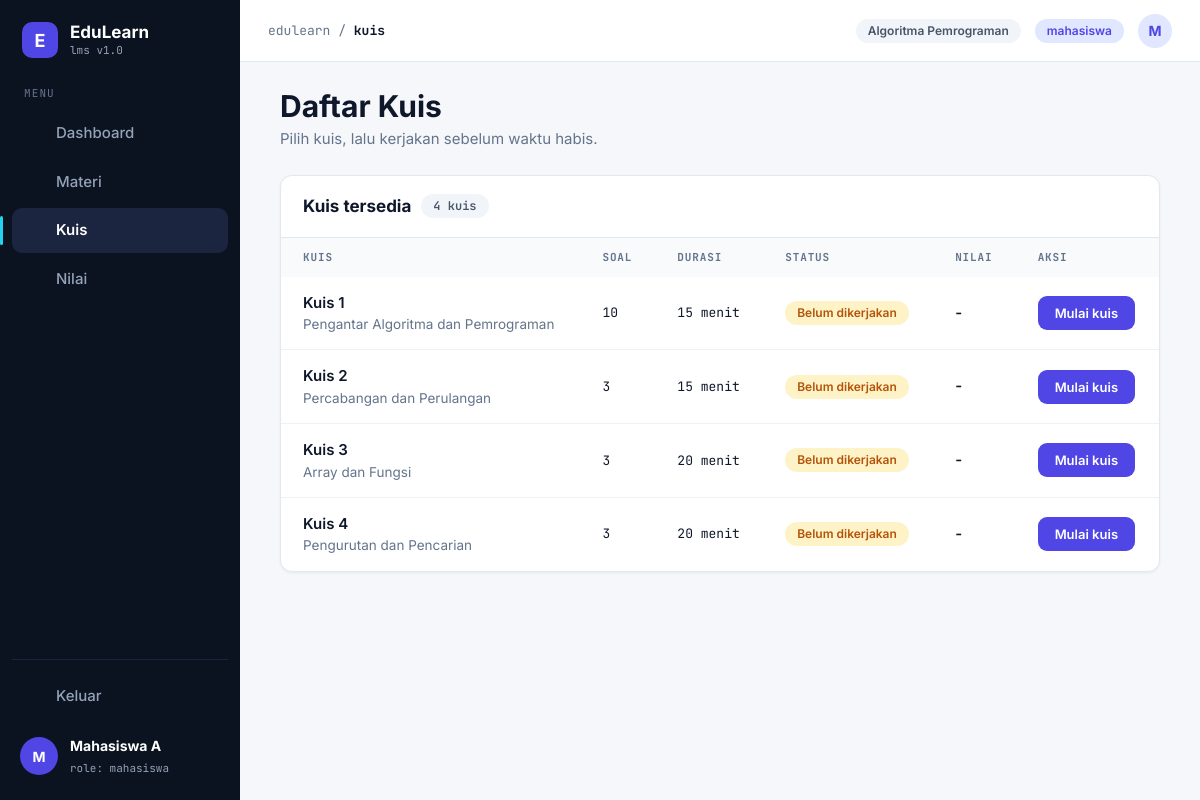
/kuis.php (signed in), run on the app's committed database.
### tables this page shows
CREATE TABLE kuis (
  id           INT AUTO_INCREMENT PRIMARY KEY,
  judul        VARCHAR(150) NOT NULL,
  deskripsi    TEXT NULL,
  durasi_menit INT NOT NULL DEFAULT 15,
  dibuat_oleh  INT NOT NULL,
  created_at   DATETIME NOT NULL DEFAULT CURRENT_TIMESTAMP,
  FOREIGN KEY (dibuat_oleh) REFERENCES users(id)
);

### kuis.php (the view, shortened to what this page needs)
<?php
require __DIR__ . '/config.php';
$stmt = $db->prepare('SELECT k.*,
                             (SELECT COUNT(*) FROM soal s WHERE s.kuis_id = k.id) AS jumlah_soal,
                             p.id AS percobaan_id, p.nilai
                      FROM kuis k
                      LEFT JOIN percobaan_kuis p
                             ON p.kuis_id = k.id AND p.user_id = ? AND p.waktu_selesai IS NOT NULL
                      ORDER BY k.id');
$stmt->execute([user()['id']]);
$daftar = $stmt->fetchAll();
require __DIR__ . '/includes/header.php';
?>
<h1>Daftar Kuis</h1>
<p class="sub">Pilih kuis, lalu kerjakan sebelum waktu habis.</p>
<div class="kartu">
    <h3 class="judul-tabel">Kuis tersedia <span class="pil pil-abu mono"><?= count($daftar) ?> kuis</span></h3>
    <div class="tabel-bungkus">
        <table class="tabel">
            <thead><tr><th>KUIS</th><th>SOAL</th><th>DURASI</th><th>STATUS</th><th>NILAI</th><th>AKSI</th></tr></thead>
            <tbody>
            <?php foreach ($daftar as $k): ?>
                <tr>
                    <td><span class="tebal">Kuis <?= $k['id'] ?></span><div class="ket"><?= e($k['judul']) ?></div></td>
                    <td class="mono"><?= $k['jumlah_soal'] ?></td>
                    <td class="mono"><?= $k['durasi_menit'] ?> menit</td>
                    <td>
                        <?php if ($k['percobaan_id']): ?>
                            <span class="pil pil-hijau">Sudah dikerjakan</span>
                        <?php else: ?>
                            <span class="pil pil-kuning">Belum dikerjakan</span>
                        <?php endif; ?>
                    </td>
                    <td class="tebal"><?= $k['percobaan_id'] ? nilai($k['nilai']) : '-' ?></td>
                    <td>
                        <?php if ($k['percobaan_id']): ?>
                            <a class="btn btn-garis btn-kecil" href="<?= url('kuis_hasil.php?id=' . $k['percobaan_id']) ?>">Lihat hasil</a>
                        <?php elseif ($k['jumlah_soal'] > 0): ?>
                            <a class="btn btn-primer btn-kecil" href="<?= url('kuis_kerjakan.php?id=' . $k['id']) ?>"
                               onclick="return confirm('Waktu mulai dihitung sekarang. Mulai kuis?')">Mulai kuis</a>
                        <?php else: ?>
                            <span class="ket">Belum ada soal</span>
                        <?php endif; ?>
                    </td>
                </tr>
            <?php endforeach; ?>
            </tbody>
        </table>
    </div>
</div>
<?php require __DIR__ . '/includes/footer.php'; ?>

### assets/css/style.css (style rules this page uses)
:root { --primer: #4F46E5; --primer-muda: #EEF2FF; --primer-muda2: #E0E7FF; --gelap: #0F172A; --abu: #64748B; --abu-muda: #94A3B8; --garis: #E2E8F0; --latar: #F5F7FB; --cyan: #22D3EE; --teal: #0D9488; --font: Inter, 'Segoe UI', Arial, sans-serif; --mono: 'JetBrains Mono', 'DejaVu Sans Mono', Consolas, monospace; }
* { box-sizing: border-box; }
body { margin: 0; font-family: var(--font); background: var(--latar); color: var(--gelap); font-size: 15px; line-height: 1.5; }
h1 { font-size: 30px; line-height: 1.2; margin: 0 0 4px; }
h3 { font-size: 17px; margin: 0; }
a { color: inherit; text-decoration: none; }
table { border-collapse: collapse; }
.mono { font-family: var(--mono); font-size: 13px; }
.tebal { font-weight: 600; }
.ket { color: var(--abu); font-size: 13.5px; margin: 0; }
.sub { color: var(--abu); margin: 0 0 24px; }
.kartu { background: #fff; border: 1px solid var(--garis); border-radius: 12px; box-shadow: 0 1px 3px rgba(15,23,42,.06); }
.btn { display: inline-block; padding: 10px 20px; border-radius: 9px; border: 1.5px solid transparent; font: 600 14px var(--font); cursor: pointer; text-align: center; line-height: 1.4; }
.btn-primer { background: var(--primer); color: #fff; }
.btn-kecil { padding: 7px 16px; font-size: 13px; }
.pil { display: inline-block; padding: 3px 12px; border-radius: 99px; font-size: 12px; font-weight: 600; white-space: nowrap; }
.pil-abu { background: #F1F5F9; color: #475569; }
.pil-kuning { background: #FEF3C7; color: #B45309; }
.judul-tabel { padding: 18px 22px; margin: 0; display: flex; align-items: center; gap: 10px; border-bottom: 1px solid var(--garis); font-size: 17px; }
.tabel-bungkus { overflow-x: auto; }
.tabel { width: 100%; }
.tabel th { text-align: left; padding: 11px 22px; background: #F8FAFC; font-family: var(--mono); font-size: 11px; letter-spacing: .08em; color: var(--abu); white-space: nowrap; }
.tabel td { padding: 15px 22px; border-top: 1px solid #EEF2F7; vertical-align: middle; }
.tabel tr:first-child td { border-top: 0; }

### data on the page
kuis: id "1", judul "Pengantar Algoritma dan Pemrograman", jumlah_soal "10", durasi_menit "15"
kuis: id "2", judul "Percabangan dan Perulangan", jumlah_soal "3", durasi_menit "15"
kuis: id "3", judul "Array dan Fungsi", jumlah_soal "3", durasi_menit "20"
kuis: id "4", judul "Pengurutan dan Pencarian", jumlah_soal "3", durasi_menit "20"

### other printed values
$nama "Dashboard"
$nama "Materi"
$nama "Kuis"
$nama "Nilai"
inisial($u['nama']) "M"
$u['nama'] "Mahasiswa A"
$u['role'] "mahasiswa"
$c "kuis"
NAMA_MATKUL "Algoritma Pemrograman"
count($daftar) "4"
